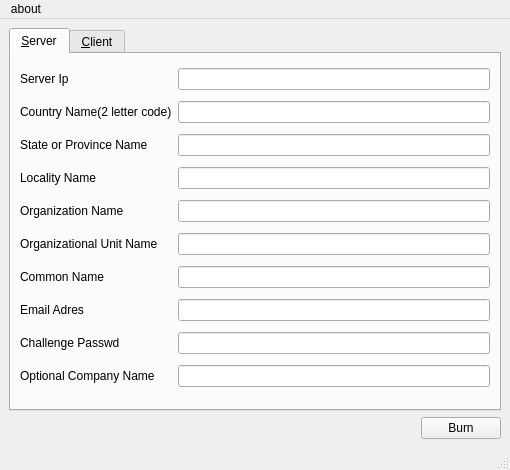
<ui version="4.0" >
 <class>MainWindow</class>
 <widget class="QMainWindow" name="MainWindow" >
  <property name="geometry" >
   <rect>
    <x>0</x>
    <y>0</y>
    <width>510</width>
    <height>470</height>
   </rect>
  </property>
  <property name="windowTitle" >
   <string>MainWindow</string>
  </property>
  <widget class="QWidget" name="centralwidget" >
   <layout class="QGridLayout" name="gridLayout_2" >
    <item row="1" column="0" >
     <spacer name="horizontalSpacer" >
      <property name="orientation" >
       <enum>Qt::Horizontal</enum>
      </property>
      <property name="sizeHint" stdset="0" >
       <size>
        <width>262</width>
        <height>20</height>
       </size>
      </property>
     </spacer>
    </item>
    <item row="1" column="1" >
     <widget class="QPushButton" name="pushButton_Burn" >
      <property name="text" >
       <string>Burn</string>
      </property>
     </widget>
    </item>
    <item row="0" column="0" colspan="2" >
     <widget class="QTabWidget" name="tabWidget" >
      <property name="currentIndex" >
       <number>0</number>
      </property>
      <widget class="QWidget" name="tab" >
       <attribute name="title" >
        <string>&amp;Server</string>
       </attribute>
       <layout class="QGridLayout" name="gridLayout_3" >
        <item row="0" column="0" >
         <widget class="QLabel" name="label_8" >
          <property name="text" >
           <string>Server Ip</string>
          </property>
         </widget>
        </item>
        <item row="0" column="1" >
         <widget class="QLineEdit" name="ServerIp" />
        </item>
        <item row="1" column="0" >
         <widget class="QLabel" name="label_9" >
          <property name="text" >
           <string>Country Name(2 letter code)</string>
          </property>
         </widget>
        </item>
        <item row="1" column="1" >
         <widget class="QLineEdit" name="Key_Country" />
        </item>
        <item row="7" column="1" >
         <widget class="QLineEdit" name="Key_Org" />
        </item>
        <item row="2" column="1" >
         <widget class="QLineEdit" name="Key_Province" />
        </item>
        <item row="2" column="0" >
         <widget class="QLabel" name="label_10" >
          <property name="text" >
           <string>State or Province Name</string>
          </property>
         </widget>
        </item>
        <item row="3" column="0" >
         <widget class="QLabel" name="label_11" >
          <property name="text" >
           <string>Locality Name</string>
          </property>
         </widget>
        </item>
        <item row="3" column="1" >
         <widget class="QLineEdit" name="Key_City" />
        </item>
        <item row="7" column="0" >
         <widget class="QLabel" name="label_12" >
          <property name="text" >
           <string>Organization Name</string>
          </property>
         </widget>
        </item>
        <item row="8" column="0" >
         <widget class="QLabel" name="label_13" >
          <property name="text" >
           <string>Organizational Unit Name</string>
          </property>
         </widget>
        </item>
        <item row="8" column="1" >
         <widget class="QLineEdit" name="Key_UnitName" />
        </item>
        <item row="9" column="0" >
         <widget class="QLabel" name="label_14" >
          <property name="text" >
           <string>Common Name</string>
          </property>
         </widget>
        </item>
        <item row="9" column="1" >
         <widget class="QLineEdit" name="Key_CommonName" />
        </item>
        <item row="10" column="0" >
         <widget class="QLabel" name="label_15" >
          <property name="text" >
           <string>Email Adres</string>
          </property>
         </widget>
        </item>
        <item row="10" column="1" >
         <widget class="QLineEdit" name="Key_Email" />
        </item>
        <item row="11" column="0" >
         <widget class="QLabel" name="label_16" >
          <property name="text" >
           <string>Challenge Passwd</string>
          </property>
         </widget>
        </item>
        <item row="11" column="1" >
         <widget class="QLineEdit" name="Server_passwd" />
        </item>
        <item row="12" column="0" >
         <widget class="QLabel" name="label_17" >
          <property name="text" >
           <string>Optional Company Name</string>
          </property>
         </widget>
        </item>
        <item row="12" column="1" >
         <widget class="QLineEdit" name="Server_CompanyName" />
        </item>
       </layout>
      </widget>
      <widget class="QWidget" name="tab_2" >
       <attribute name="title" >
        <string>&amp;Client</string>
       </attribute>
       <layout class="QGridLayout" name="gridLayout" >
        <item row="0" column="0" >
         <widget class="QLabel" name="label" >
          <property name="text" >
           <string>User name</string>
          </property>
          <property name="buddy" >
           <cstring>client_userName</cstring>
          </property>
         </widget>
        </item>
        <item row="0" column="1" >
         <widget class="QLineEdit" name="client_userName" />
        </item>
        <item row="1" column="0" >
         <widget class="QLabel" name="label_2" >
          <property name="text" >
           <string>Passwd</string>
          </property>
          <property name="buddy" >
           <cstring>client_passwd</cstring>
          </property>
         </widget>
        </item>
        <item row="1" column="1" >
         <widget class="QLineEdit" name="client_passwd" >
          <property name="echoMode" >
           <enum>QLineEdit::Password</enum>
          </property>
         </widget>
        </item>
        <item row="2" column="0" >
         <widget class="QLabel" name="label_3" >
          <property name="text" >
           <string>Passwd again</string>
          </property>
          <property name="buddy" >
           <cstring>client_2passwd</cstring>
          </property>
         </widget>
        </item>
        <item row="2" column="1" >
         <widget class="QLineEdit" name="client_2passwd" >
          <property name="mouseTracking" >
           <bool>true</bool>
          </property>
          <property name="echoMode" >
           <enum>QLineEdit::Password</enum>
          </property>
         </widget>
        </item>
        <item row="3" column="0" >
         <widget class="QLabel" name="label_4" >
          <property name="text" >
           <string>Machine name</string>
          </property>
          <property name="buddy" >
           <cstring>client_machineName</cstring>
          </property>
         </widget>
        </item>
        <item row="3" column="1" >
         <widget class="QLineEdit" name="client_machineName" />
        </item>
        <item row="4" column="0" >
         <widget class="QLabel" name="label_5" >
          <property name="text" >
           <string>E-mail</string>
          </property>
          <property name="buddy" >
           <cstring>client_email</cstring>
          </property>
         </widget>
        </item>
        <item row="4" column="1" >
         <widget class="QLineEdit" name="client_email" />
        </item>
        <item row="5" column="0" >
         <widget class="QLabel" name="label_6" >
          <property name="text" >
           <string>Organizational Unit Name</string>
          </property>
         </widget>
        </item>
        <item row="5" column="1" >
         <widget class="QLineEdit" name="client_UnitName" />
        </item>
        <item row="6" column="0" >
         <widget class="QLabel" name="label_7" >
          <property name="text" >
           <string>Optional Company Name</string>
          </property>
         </widget>
        </item>
        <item row="6" column="1" >
         <widget class="QLineEdit" name="client_CompanyName" />
        </item>
       </layout>
      </widget>
     </widget>
    </item>
   </layout>
   <zorder>pushButton_Burn</zorder>
   <zorder>tabWidget</zorder>
  </widget>
  <widget class="QMenuBar" name="menubar" >
   <property name="geometry" >
    <rect>
     <x>0</x>
     <y>0</y>
     <width>510</width>
     <height>29</height>
    </rect>
   </property>
   <widget class="QMenu" name="menuHakk_nda" >
    <property name="title" >
     <string>about</string>
    </property>
    <addaction name="separator" />
    <addaction name="actionOlric" />
    <addaction name="actionQt" />
   </widget>
   <addaction name="menuHakk_nda" />
  </widget>
  <widget class="QStatusBar" name="statusbar" />
  <action name="actionOlric" >
   <property name="text" >
    <string>olric</string>
   </property>
   <property name="visible" >
    <bool>true</bool>
   </property>
  </action>
  <action name="actionQt" >
   <property name="text" >
    <string>qt</string>
   </property>
  </action>
 </widget>
 <tabstops>
  <tabstop>tabWidget</tabstop>
  <tabstop>client_userName</tabstop>
  <tabstop>client_passwd</tabstop>
  <tabstop>client_2passwd</tabstop>
  <tabstop>client_machineName</tabstop>
  <tabstop>client_email</tabstop>
  <tabstop>pushButton_Burn</tabstop>
 </tabstops>
 <resources/>
 <connections/>
</ui>
